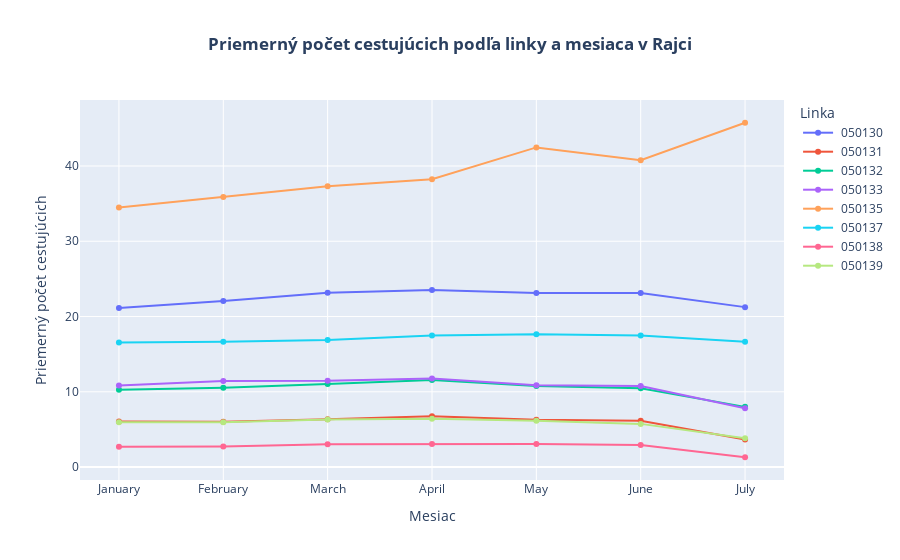

Source (notebook cell):
### Code cell
fig = px.line(
    group_linka,
    x='Mesiac',
    y='cestujuci_nastup',
    color='Linka',
    markers=True,
    title='<b>Priemerný počet cestujúcich podľa linky a mesiaca v Rajci<b>',
    labels={'Mesiac': 'Mesiac', 'cestujuci_nastup': 'Priemerný počet cestujúcich', 'Linka': 'Linka'}
)

fig.update_layout(title_x=0.5)
fig.show()
fig.write_html('jednotlive_linky.html')

### Figure 1 — Plotly figure (JSON) as saved in the notebook; plotly's stock layout.template omitted (floating-point values rounded to 4 significant figures)
{"data": [{"hovertemplate": "Linka= 050130<br>Mesiac=%{x}<br>Priemerný počet cestujúcich=%{y}<extra></extra>", "legendgroup": " 050130", "line": {"color": "#636efa", "dash": "solid"}, "marker": {"symbol": "circle"}, "mode": "lines+markers", "name": " 050130", "orientation": "v", "showlegend": true, "type": "scatter", "x": ["January", "February", "March", "April", "May", "June", "July"], "xaxis": "x", "y": [21.13, 22.07, 23.17, 23.54, 23.11, 23.14, 21.25], "yaxis": "y"}, {"hovertemplate": "Linka= 050131<br>Mesiac=%{x}<br>Priemerný počet cestujúcich=%{y}<extra></extra>", "legendgroup": " 050131", "line": {"color": "#EF553B", "dash": "solid"}, "marker": {"symbol": "circle"}, "mode": "lines+markers", "name": " 050131", "orientation": "v", "showlegend": true, "type": "scatter", "x": ["January", "February", "March", "April", "May", "June", "July"], "xaxis": "x", "y": [6.072, 6.031, 6.36, 6.768, 6.292, 6.152, 3.67], "yaxis": "y"}, {"hovertemplate": "Linka= 050132<br>Mesiac=%{x}<br>Priemerný počet cestujúcich=%{y}<extra></extra>", "legendgroup": " 050132", "line": {"color": "#00cc96", "dash": "solid"}, "marker": {"symbol": "circle"}, "mode": "lines+markers", "name": " 050132", "orientation": "v", "showlegend": true, "type": "scatter", "x": ["January", "February", "March", "April", "May", "June", "July"], "xaxis": "x", "y": [10.27, 10.55, 11.02, 11.56, 10.77, 10.49, 8], "yaxis": "y"}, {"hovertemplate": "Linka= 050133<br>Mesiac=%{x}<br>Priemerný počet cestujúcich=%{y}<extra></extra>", "legendgroup": " 050133", "line": {"color": "#ab63fa", "dash": "solid"}, "marker": {"symbol": "circle"}, "mode": "lines+markers", "name": " 050133", "orientation": "v", "showlegend": true, "type": "scatter", "x": ["January", "February", "March", "April", "May", "June", "July"], "xaxis": "x", "y": [10.85, 11.45, 11.46, 11.78, 10.87, 10.78, 7.805], "yaxis": "y"}, {"hovertemplate": "Linka= 050135<br>Mesiac=%{x}<br>Priemerný počet cestujúcich=%{y}<extra></extra>", "legendgroup": " 050135", "line": {"color": "#FFA15A", "dash": "solid"}, "marker": {"symbol": "circle"}, "mode": "lines+markers", "name": " 050135", "orientation": "v", "showlegend": true, "type": "scatter", "x": ["January", "February", "March", "April", "May", "June", "July"], "xaxis": "x", "y": [34.48, 35.86, 37.31, 38.24, 42.47, 40.77, 45.74], "yaxis": "y"}, {"hovertemplate": "Linka= 050137<br>Mesiac=%{x}<br>Priemerný počet cestujúcich=%{y}<extra></extra>", "legendgroup": " 050137", "line": {"color": "#19d3f3", "dash": "solid"}, "marker": {"symbol": "circle"}, "mode": "lines+markers", "name": " 050137", "orientation": "v", "showlegend": true, "type": "scatter", "x": ["January", "February", "March", "April", "May", "June", "July"], "xaxis": "x", "y": [16.56, 16.66, 16.87, 17.47, 17.66, 17.49, 16.64], "yaxis": "y"}, {"hovertemplate": "Linka= 050138<br>Mesiac=%{x}<br>Priemerný počet cestujúcich=%{y}<extra></extra>", "legendgroup": " 050138", "line": {"color": "#FF6692", "dash": "solid"}, "marker": {"symbol": "circle"}, "mode": "lines+markers", "name": " 050138", "orientation": "v", "showlegend": true, "type": "scatter", "x": ["January", "February", "March", "April", "May", "June", "July"], "xaxis": "x", "y": [2.696, 2.735, 3.023, 3.078, 3.065, 2.949, 1.307], "yaxis": "y"}, {"hovertemplate": "Linka= 050139<br>Mesiac=%{x}<br>Priemerný počet cestujúcich=%{y}<extra></extra>", "legendgroup": " 050139", "line": {"color": "#B6E880", "dash": "solid"}, "marker": {"symbol": "circle"}, "mode": "lines+markers", "name": " 050139", "orientation": "v", "showlegend": true, "type": "scatter", "x": ["January", "February", "March", "April", "May", "June", "July"], "xaxis": "x", "y": [5.947, 5.954, 6.339, 6.425, 6.171, 5.74, 3.843], "yaxis": "y"}], "layout": {"legend": {"title": {"text": "Linka"}, "tracegroupgap": 0}, "title": {"text": "<b>Priemerný počet cestujúcich podľa linky a mesiaca v Rajci<b>", "x": 0.5}, "xaxis": {"anchor": "y", "domain": [0, 1], "title": {"text": "Mesiac"}}, "yaxis": {"anchor": "x", "domain": [0, 1], "title": {"text": "Priemerný počet cestujúcich"}}}}
